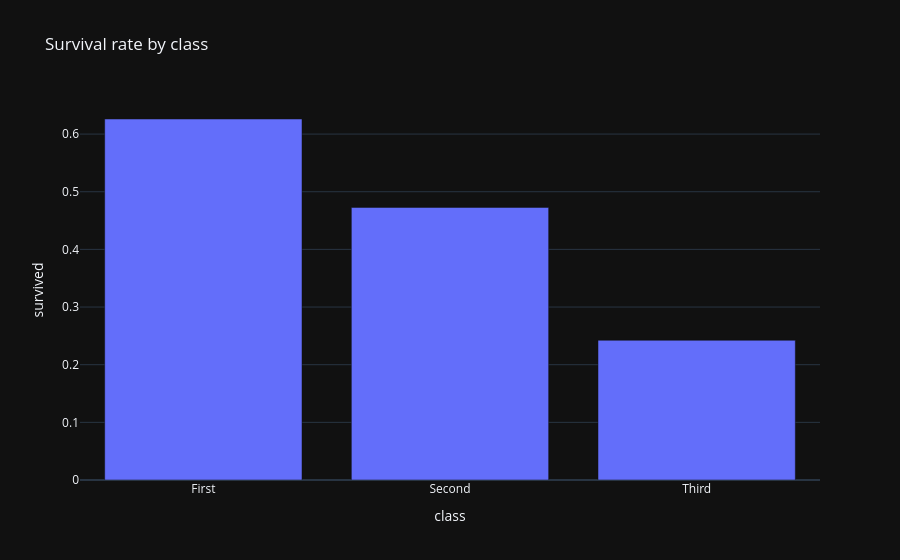

The cell this chart's notebook holds for it:
### Markdown cell above
For a bar chart of a *computed* stat, build the small summary frame first, then plot it:

### Code cell
surv_by_class = data.groupby("class")["survived"].mean().reset_index()
px.bar(surv_by_class, x="class", y="survived",
       title="Survival rate by class")

### Figure 1 — Plotly figure (JSON) as saved in the notebook; plotly's stock layout.template omitted (floating-point values rounded to 4 significant figures)
{"data": [{"hovertemplate": "class=%{x}<br>survived=%{y}<extra></extra>", "legendgroup": "", "marker": {"color": "#636efa", "pattern": {"shape": ""}}, "name": "", "orientation": "v", "showlegend": false, "textposition": "auto", "x": ["First", "Second", "Third"], "xaxis": "x", "y": [0.6262, 0.4728, 0.2424], "yaxis": "y", "type": "bar"}], "layout": {"xaxis": {"anchor": "y", "domain": [0.0, 1.0], "title": {"text": "class"}}, "yaxis": {"anchor": "x", "domain": [0.0, 1.0], "title": {"text": "survived"}}, "legend": {"tracegroupgap": 0}, "title": {"text": "Survival rate by class"}, "barmode": "relative"}}
